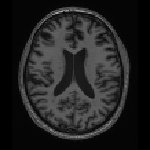
#> input picture data/train/ad/ad_train_10.jpg, 150 x 150 px, found by its file name; its folder holds only this picture in this run
$ python Classifier.py
#> lines starting #> are read from the running program, lines starting #| are printed output that depends on the picture
import os
import numpy as np
import cv2
import pandas as pd

import pickle
import sklearn
import argparse
import time

from sklearn.cluster import KMeans
from scipy.spatial.distance import cdist
from sklearn.model_selection import train_test_split
from sklearn.neighbors import KNeighborsClassifier
from histo_clahe import histo_clahe
from os import listdir
from os.path import isfile, join


# parsing(=구문분석) : 스크립트 내용을 토큰화하여 분석
# parsing은 compile과도 밀접한 관련, 기계어에 대한 번역에 선행
# argparser : python 실행 시 서로 다른 옵션을 상황에 따라 실행할 때 사용

# Argument parser 초기화 = argparser 객체 선언
parser = argparse.ArgumentParser(description='Argparse Tutorial')
# ArgumentParser 클래스의 객체를 생성합니다.
# 이 객체는 명령행 인수를 정의하고 파싱하는 데 사용됩니다.
# description 매개변수를 사용하여 스크립트에 대한 간단한 설명을 추가할 수 있습니다.

parser.add_argument('--dir', default='image', # 경로 변경 필요
                     help='dataset directory')
# add_argument 메서드를 사용하여 명령행 인수를 정의합니다. = argument 추가
# 이 예제에서는 --dir 인수를 정의하고, 기본값으로 'image'를 설정하고, 인수에 대한 설명을 제공합니다.
# 즉, 사용자가 --dir로 값을 지정하지 않으면 기본값인 'image'가 사용됩니다.
# --dir 인자일 때 dataset directory


# parser.add_argument('--test', default='test_1.jpg' # 경로 변경 필요
                    # , help='test image data')
#  비슷하게 --test 인수를 정의하고, 기본값으로 'test_1.jpg'를 설정하고,
#  인수에 대한 설명을 제공합니다.
# --test 인자일 때 test image data

opt = parser.parse_args()
# parse_args 메서드를 호출하여 명령행에서 전달된 인수를 파싱하고, 이를 opt 변수에 저장합니다.
# 이제 opt 객체는 파싱된 인수를 포함하고 있습니다.

# 학습 데이터를 읽어 이미지 리스트 X와 라벨리스트 Y를 반환하는 함수
# 훈련 시에만 활용
def read_data(label2id):
    X = [] #이미지 라벨 저장
    Y = [] #이미지 라벨 저장
    for label in os.listdir('image/train'):#/Users/mo3n/Documents/project/dog/git2/project_dog/
        # image 디렉터리 내의 각 라벨(폴더)에 대해 반복합니다.#/Users/mo3n/Documents/project/dog/git2/project_dog/
        # 라벨(폴더)명은 int(현재 0~5)
        if os.path.isdir(os.path.join('image/train', label)):#/Users/mo3n/Documents/project/dog/git2/project_dog/
            # 각 라벨 디렉터리 내의 이미지 파일에 대해 반복합니다.
            for img_file in os.listdir(os.path.join('image/train',#/Users/mo3n/Documents/project/dog/git2/project_dog/
                                                     label)):
                # 이미지를 읽어옵니다.
                img = cv2.imread(os.path.join('image/train', #/Users/mo3n/Documents/project/dog/git2/project_dog/
                                              label, img_file))
                X.append(img) # 이미지 데이터를 X 리스트에 추가합니다.
                Y.append(label2id[label]) # 이미지의 라벨을 숫자 ID로 변환하여 Y 리스트에 추가합니다.
    return X, Y

# SIFT를 사용하여 이미지 특징 추출
def extract_sift_features(X):
    image_descriptors = [] #이미지 특징이 저장될 리스트

    #이미지 추출기 생성
    sift = cv2.SIFT_create(nfeatures=200, nOctaveLayers=3, contrastThreshold=0.0005)
    #nfeatures : 검출최대특징수
    #nOctaveLayers=3 :
    # ->nOctaveLayers: 이미지 피라미드에 사용할 계층 수 계층을 거듭할수록 이미지크기가 1/4(가로세로 각각 1/2)
    #contrastThreshold=0.0005 : 약한 특징에 대한 필터링 기준

    for i in range(len(X)):
        kp, des = sift.detectAndCompute(X[i], None) #SIFT 특징추출
        # keypoints, descriptors = detector.detectAndCompute(image, mask,
        #             decriptors, useProvidedKeypoints)
        # image: 입력 이미지
        # keypoints: 디스크립터 계산을 위해 사용할 특징점
        # descriptors(optional): 계산된 디스크립터
        # mask(optional): 특징점 검출에 사용할 마스크
        # useProvidedKeypoints(optional): True인 경우 특징점 검출을 수행하지 않음
        # ->특징점 검출과 특징 디스크립터 계산을 한 번에 수행
        image_descriptors.append(des) #추출된 특징을 리스트에 추가

    return image_descriptors

# K-means를 이용해 Bag of Words 딕셔너리 생성 함수 정의
# kmeans_bow 함수는 K-means 클러스터링을 사용하여 Bag of Words (BoW) 딕셔너리를 생성합니다.
# all_descriptors는 이미지 특징 디스크립터(특징 벡터)들을 포함하는 리스트입니다.
# ->image_descriptors의 집합
# num_clusters는 클러스터의 수를 나타냅니다.
# KMeans(n_clusters=num_clusters)는 클러스터의 수를 지정하여 K-means 클러스터링 모델을 초기화합니다.
# kmeans.fit(all_descriptors)는 주어진 특징 디스크립터 데이터에 K-means 클러스터링을 적용합니다.
# kmeans.cluster_centers_는 클러스터 중심을 나타내며, 이것이 Bag of Words 딕셔너리로 사용됩니다.
# bow_dict는 생성된 BoW 딕셔너리를 반환합니다.
def kmeans_bow(all_descriptors, num_clusters):
    # K-means 클러스터링을 수행하여 딕셔너리 생성
    kmeans = KMeans(n_clusters=num_clusters).fit(all_descriptors)
    bow_dict = kmeans.cluster_centers_  # 클러스터 중심을 Bag of Words 딕셔너리로 사용
    return bow_dict


# create_features_bow 함수는 이미지의 특징 디스크립터(특징 벡터)를 Bag of Words (BoW) 형식으로 변환하는 역할을 합니다.
# image_descriptors는 이미지 특징 디스크립터(특징 벡터)들을 포함하는 리스트입니다.
# BoW는 Bag of Words 딕셔너리로, K-means 클러스터 중심을 의미합니다.
# num_clusters는 클러스터의 수를 나타냅니다.
# X_features는 변환된 특징 벡터를 저장하는 리스트입니다.
# 각 이미지에 대해 다음 작업을 수행합니다:
# features는 0으로 초기화된 특징 벡터를 생성합니다.
# 이미지의 특징 디스크립터가 None이 아닌 경우, 각 특징 디스크립터와 BoW 사이의 거리를 계산합니다.
# argmin은 가장 가까운 클러스터(BoW 단어)의 인덱스를 찾습니다.
# 해당 클러스터에 속한 특징을 하나씩 증가시켜 해당 클러스터의 특징 개수를 기록합니다.
# 변환된 특징 벡터를 X_features 리스트에 추가하고, 이를 반환합니다.
# 이미지의 특징들을 벡터로 변환 함수 정의

def create_features_bow(image_descriptors, BoW, num_clusters):
    #image_descriptors : 특징추출기
    X_features = []  # 이미지 특징 벡터를 저장할 리스트
    #회전과 크기변환에도 불변한 특징을 벡터로 저장
    for i in range(len(image_descriptors)):
        features = np.array([0] * num_clusters)  # 0으로 초기화된 특징 벡터 생성

        if image_descriptors[i] is not None:
            distance = cdist(image_descriptors[i], BoW)  # 클러스터 중심과의 거리 계산
            argmin = np.argmin(distance, axis=1)  # 가장 가까운 클러스터 인덱스 찾기
            for j in argmin:
                features[j] += 1  # 해당 클러스터에 포함된 특징 개수 증가
        X_features.append(features)  # 특징 벡터를 리스트에 추가합니다.
    return X_features

# 메인 실행 함수
def main():
    start = time.time()  # 시간 측정을 위한 시작 시간 기록

    # 라벨을 숫자 ID로 변환
    # 경로 확인 필요
    path = "image/train"
    file_list = os.listdir(path)
    label2id = {}

    idx = 0
    for i, label in enumerate(file_list): #file_list = image 하위 폴더 내역#/Users/mo3n/Documents/project/dog/git2/project_dog/
        if label == ".DS_Store": #디렉터리에 .DS_Store는 제외
            continue
        label2id[label] = idx #dictionary룰 통해
        idx += 1

    # 학습 데이터 읽기
    X, Y = read_data(label2id)  # 이미지 데이터와 라벨 데이터를 읽어옵니다.
#> in read_data, img is the input picture: shape (150, 150, 3); min 0, max 172, mean 33.5
#> X = 2 items; Y = [0, 1]

    # 이미지의 SIFT 특징 추출
    image_descriptors = extract_sift_features(X)  # 이미지에서 SIFT 특징을 추출합니다.
#> the loop in extract_sift_features, `for i in range(len(X)):` made 2 passes
#> after the loop in extract_sift_features, `for i in range(len(X)):`: image_descriptors = 2 items
#> image_descriptors = 2 items

    # 모든 descriptors를 하나의 리스트로 만들기
    all_descriptors = []
    for descriptors in image_descriptors:
        if descriptors is not None:
            for des in descriptors:
                all_descriptors.append(des)
#> this loop made 2 passes
#> after the loop, all_descriptors = 400 items

    num_clusters = 100  # 클러스터의 수

    # BOW 딕셔너리 존재 유무 체크 후 생성 또는 로드
    # 경로 확인 필요
    if not os.path.isfile('bow.pkl'):  # 저장된 BoW 딕셔너리 파일이 존재하지 않는 경우
        BoW = kmeans_bow(all_descriptors, num_clusters)  # K-means를 사용하여 BoW 딕셔너리 생성
        pickle.dump(BoW, open('bow.pkl', 'wb'))  # 생성된 BoW 딕셔너리를 파일에 저장
    else:
        BoW = pickle.load(open('bow.pkl', 'rb'))  # 저장된 BoW 딕셔너리 파일을 로드합니다.
#> (reads Project3/Save-Pets-ML-main/SVM-Classifier/Dog-Data/bow.pkl from the repository)


    # 이미지 특징들을 벡터로 변환
    # 이미지 특징을 BoW 벡터로 변환합니다.
    X_features = create_features_bow(image_descriptors, BoW, num_clusters)
#> the loop in create_features_bow, `for i in range(len(image_descriptors)):` made 2 passes
#> pass 1, in create_features_bow, `distance = cdist(image_descriptors[i], BoW)`:
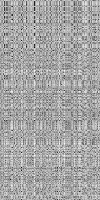
#> distance: shape (200, 100) float64; min 145.3, max 612.9, mean 450; drawn with min black and max white
#> pass 2, in create_features_bow, `distance = cdist(image_descriptors[i], BoW)`:
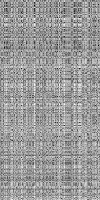
#> distance: shape (200, 100) float64; min 166, max 620.9, mean 443; drawn with min black and max white
#> after the loop in create_features_bow, `for i in range(len(image_descriptors)):`: X_features = 2 items
#> X_features = 2 items

    # 학습과 테스트 데이터로 분할
    X_train, X_test, Y_train, Y_test = train_test_split(X_features, Y, test_size=0.2,
                                                         random_state=42, shuffle=True)
#> X_train = 1 item; X_test = 1 item; Y_train = [0]; Y_test = [1]

    # SVM 모델 학습
    svm = sklearn.svm.SVC(C=100, probability=True)
#> (the run stopped early here; a loop or call above may not have finished)
